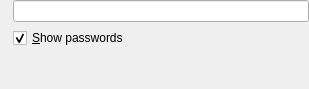
<?xml version="1.0" encoding="UTF-8"?>
<ui version="4.0">
 <class>StrongswanAuth</class>
 <widget class="QWidget" name="StrongswanAuth">
  <property name="geometry">
   <rect>
    <x>0</x>
    <y>0</y>
    <width>309</width>
    <height>89</height>
   </rect>
  </property>
  <property name="windowTitle">
   <string>Strong Swan VPN</string>
  </property>
  <layout class="QGridLayout" name="gridLayout">
   <property name="margin">
    <number>0</number>
   </property>
   <item row="0" column="0">
    <widget class="QLabel" name="passwordLabel">
     <property name="text">
      <string/>
     </property>
    </widget>
   </item>
   <item row="0" column="1">
    <widget class="KLineEdit" name="password">
     <property name="passwordMode">
      <bool>true</bool>
     </property>
    </widget>
   </item>
   <item row="1" column="1">
    <widget class="QCheckBox" name="chkShowPass">
     <property name="text">
      <string>&amp;Show passwords</string>
     </property>
     <property name="checked">
      <bool>true</bool>
     </property>
    </widget>
   </item>
   <item row="2" column="1">
    <spacer name="verticalSpacer">
     <property name="orientation">
      <enum>Qt::Vertical</enum>
     </property>
     <property name="sizeHint" stdset="0">
      <size>
       <width>20</width>
       <height>0</height>
      </size>
     </property>
    </spacer>
   </item>
  </layout>
 </widget>
 <customwidgets>
  <customwidget>
   <class>KLineEdit</class>
   <extends>QLineEdit</extends>
   <header>klineedit.h</header>
  </customwidget>
 </customwidgets>
 <resources/>
 <connections/>
</ui>
